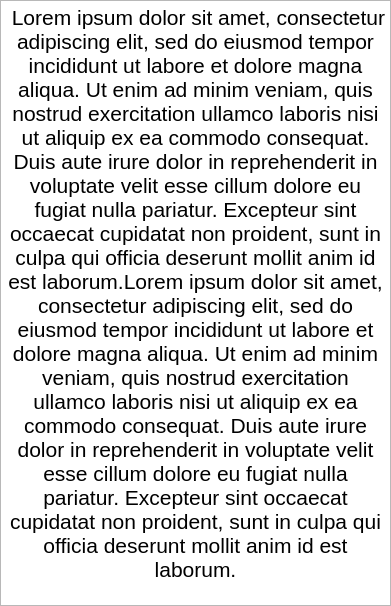
<?xml version="1.0" encoding="UTF-8"?>
<ui version="4.0">
 <class>Item</class>
 <widget class="QWidget" name="Item">
  <property name="geometry">
   <rect>
    <x>0</x>
    <y>0</y>
    <width>391</width>
    <height>606</height>
   </rect>
  </property>
  <property name="windowTitle">
   <string>Form</string>
  </property>
  <layout class="QVBoxLayout" name="verticalLayout">
   <property name="spacing">
    <number>0</number>
   </property>
   <property name="leftMargin">
    <number>0</number>
   </property>
   <property name="topMargin">
    <number>0</number>
   </property>
   <property name="rightMargin">
    <number>0</number>
   </property>
   <property name="bottomMargin">
    <number>0</number>
   </property>
   <item>
    <widget class="QTextBrowser" name="textBrowser">
     <property name="html">
      <string>&lt;!DOCTYPE HTML PUBLIC &quot;-//W3C//DTD HTML 4.0//EN&quot; &quot;http://www.w3.org/TR/REC-html40/strict.dtd&quot;&gt;
&lt;html&gt;&lt;head&gt;&lt;meta name=&quot;qrichtext&quot; content=&quot;1&quot; /&gt;&lt;style type=&quot;text/css&quot;&gt;
p, li { white-space: pre-wrap; }
&lt;/style&gt;&lt;/head&gt;&lt;body style=&quot; font-family:'MS Shell Dlg 2'; font-size:8.25pt; font-weight:400; font-style:normal;&quot;&gt;
&lt;p align=&quot;center&quot; style=&quot; margin-top:0px; margin-bottom:0px; margin-left:0px; margin-right:0px; -qt-block-indent:0; text-indent:0px;&quot;&gt;&lt;img src=&quot;:/images/flat_screen.png&quot; /&gt;&lt;span style=&quot; font-size:16pt;&quot;&gt; Lorem ipsum dolor sit amet, consectetur adipiscing elit, sed do eiusmod tempor incididunt ut labore et dolore magna aliqua. Ut enim ad minim veniam, quis nostrud exercitation ullamco laboris nisi ut aliquip ex ea commodo consequat. Duis aute irure dolor in reprehenderit in voluptate velit esse cillum dolore eu fugiat nulla pariatur. Excepteur sint occaecat cupidatat non proident, sunt in culpa qui officia deserunt mollit anim id est laborum.Lorem ipsum dolor sit amet, consectetur adipiscing elit, sed do eiusmod tempor incididunt ut labore et dolore magna aliqua. Ut enim ad minim veniam, quis nostrud exercitation ullamco laboris nisi ut aliquip ex ea commodo consequat. Duis aute irure dolor in reprehenderit in voluptate velit esse cillum dolore eu fugiat nulla pariatur. Excepteur sint occaecat cupidatat non proident, sunt in culpa qui officia deserunt mollit anim id est laborum.&lt;/span&gt;&lt;/p&gt;&lt;/body&gt;&lt;/html&gt;</string>
     </property>
    </widget>
   </item>
  </layout>
 </widget>
 <resources/>
 <connections/>
</ui>
